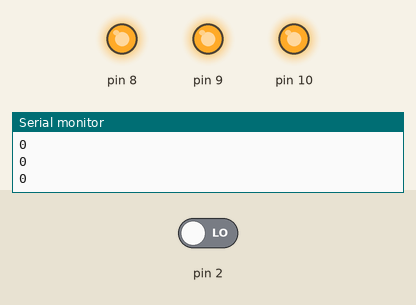
The sketch below on a simulated Arduino Uno, built with avr-gcc and run on an emulated ATmega328P. Shown: output pins drawn as LEDs (lit = HIGH), the last lines printed to the serial monitor. The inputs (shaded band) are chosen by the test bench; at power-on: pin 2 LOW.

Above: at 1.2 s.
1.3 s: pin 2 driven HIGH
At 20.8 s:
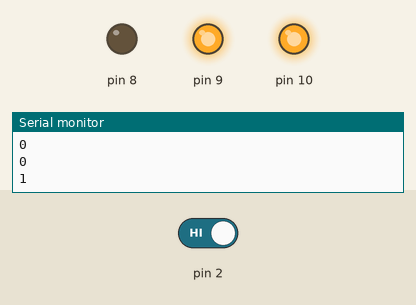
At 25.4 s:
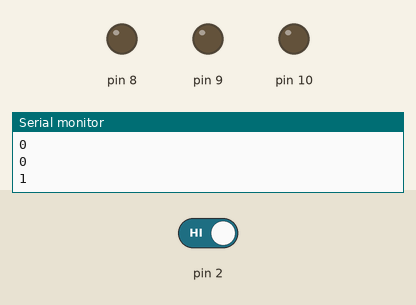
Timing chart, 0 to 25.8 s (numbered marks = the images above; inputs shaded):
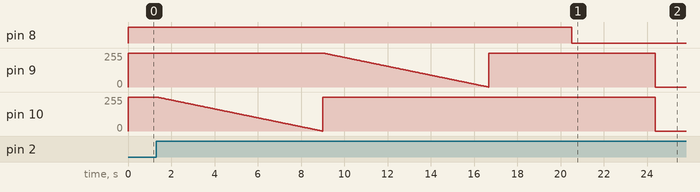

The sketch:

sketch_dec20a.ino
```cpp
void setup() {
  Serial.begin(9600);
  pinMode(8,OUTPUT);
  pinMode(9,OUTPUT);
  pinMode(10,OUTPUT);


}

void loop() {
  // put your main code here, to run repeatedly:
int touch = digitalRead(2);
Serial.println(touch);

if(touch==1){
 for(int i = 255; i >= 0; i--){

  analogWrite(10, i);
  analogWrite(9, 255);
  analogWrite(8, 255);
  delay(30);
 }
 delay(1);
 for(int i = 255; i >= 0; i--){
  analogWrite(9, i);
  analogWrite(8, 255);
  analogWrite(10, 255);
  delay(30);
 }
 delay(1);
 for(int i = 255; i >= 0; i--){
  analogWrite(8, i);
  analogWrite(9, 255);
  analogWrite(10, 255);
  delay(30);
 }
 delay(1);
 for(int i = 0; i <3; i++){

  analogWrite(8, 0);
  analogWrite(9, 0);
  analogWrite(10, 0);
  delay(1000);
  analogWrite(8, 255);
  analogWrite(9, 255);
  analogWrite(10, 255);

 }
}
else{
  analogWrite(10, 255);
  analogWrite(9, 255);
  analogWrite(8, 255);
}
  delay(10);


}
```

Measured:
- after the input at 1.3 s, pin 8: HIGH → LOW after 19.2 s
